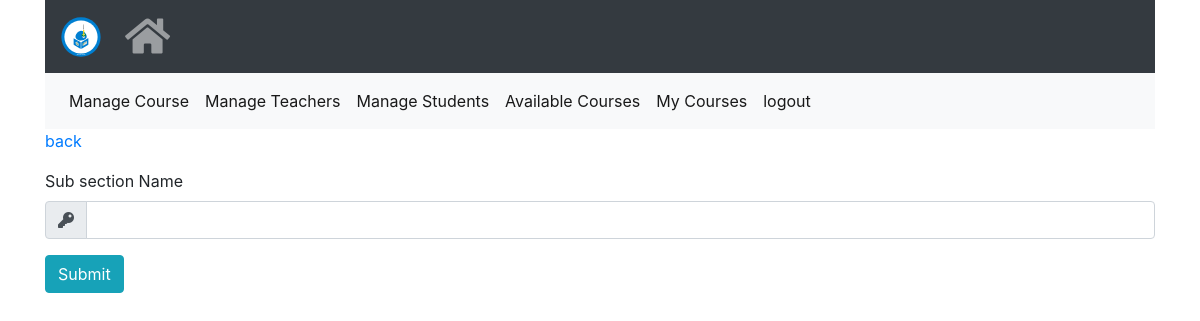
The app's page /course/section/1/add/subsection (signed in), older data.
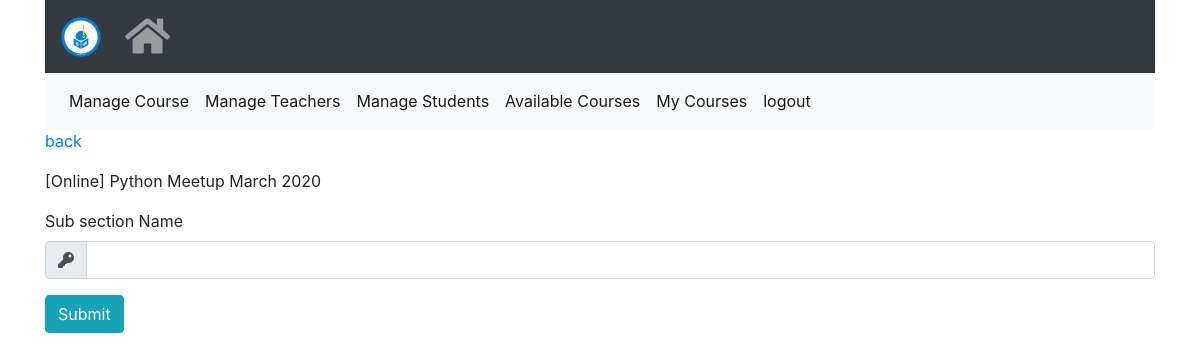
The same page, newer data.
### modules/course/models.py (models this page shows, shortened)
class Section(db.Model):
    __tablename__ = 'sections'
    id = db.Column(db.Integer, primary_key=True)
    name = db.Column(db.String(100))
    created_date = db.Column(db.DateTime, default=datetime.now())
    course_id = db.Column(db.Integer, db.ForeignKey('courses.id'),
        nullable=False)
    quizzes = db.relationship('Quiz', backref='section', lazy=True,
        cascade="all, delete, delete-orphan")
    sub_sections = db.relationship('SubSection', backref='section', lazy=True,
        cascade="all, delete, delete-orphan")
    def delete(self):
        db.session.delete(self)
        db.session.commit()

### modules/course/view.py (the view)
@course_blueprint.route("/section/<section_id>/add/subsection")
@login_required
def add_subsection(section_id):
    context = base_context()
    section = Section.query.get(section_id)
    context['section'] = section
    context['form'] = AddSubSectionForm()
    return render_template('course/add_subsection.html', **context)

### modules/course/forms.py
class AddSubSectionForm(FlaskForm):
    name = StringField('Sub section Name', [
        DataRequired()
        ],
        render_kw={
            'class':'form-control',
            'autocomplete':'off',
            }
        )
    submit = SubmitField('Submit',
        render_kw={
            'class':'btn btn-info'
            }
        )

### app.py (called while the page is built)
def create_app(config_name):
    app = Flask(__name__)
    configuration = app_config[config_name]
    app.config.from_object(configuration)
    db.init_app(app)
    ma.init_app(app)
    csrf = CSRFProtect(app)
    configure_uploads(app, photos)
    login_manager.init_app(app)
    login_manager.login_view = configuration.LOGIN_VIEW
    login_manager.login_message = configuration.LOGIN_MESSAGE
    @login_manager.user_loader
    def load_user(id):
        return User.query.get(id)
    for module in os.listdir("modules"):
        if module.startswith("__"):
            continue
        mod = importlib.import_module("modules.{}.view".format(module))
        app.register_blueprint(getattr(mod, "{}_blueprint".format(module)))
    @app.route("/")
    def index():
        return redirect(configuration.HOMEPAGE_URL)
    return app

### modules/course/templates/course/add_subsection.html (shortened to what this page needs)
{% extends "base/base.html" %}
{% block content %}
{%include 'course/partials/nav.html'%}
<p><a href="{{url_for('course.view', course_id=section.course_id)}}">back</a></p>
<p>{{section.name}}</p>
<form action="{{url_for('course.add_subsection_check', section_id=section.id)}}" method="POST">
<div class="form-field">
{{ form.name.label }} <br>
<div class="input-group mb-3">
    <div class="input-group-prepend">
        <span class="input-group-text"><i class="fa fa-key"></i></span>
    </div>
    {{ form.name }}
</div>
{{ form.submit }}
</form>
{% endblock %}

Row changes from the older to the newer data that the page shows:
added Section: name "[Online] Python Meetup March 2020"
